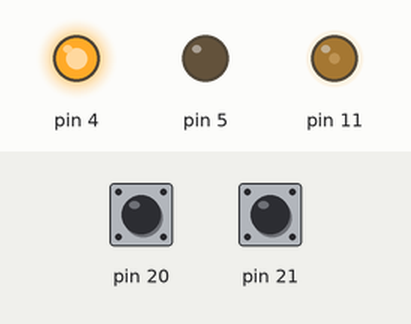
This program was run on a simulated Arduino Mega 2560, built with avr-gcc and run on an emulated ATmega2560. On the bench: output pins drawn as LEDs (lit = HIGH). The inputs (shaded band) are chosen by the test bench; at power-on: pin 21 HIGH, pin 20 HIGH. What the program prints to the serial monitor is not drawn.

Above: at 1.2 s.
1.3 s: pin 21 pulled LOW for 0.15 s
4.4 s: pin 20 pulled LOW for 0.15 s
7.5 s: pin 20 pulled LOW for 1 s
11.5 s: pin 20 pulsed LOW 5 times (0.12 s each, 0.3 s apart)
16.0 s: pin 20 pulled LOW for 1 s
20.0 s: pin 20 pulsed LOW 2 times (0.12 s each, 0.3 s apart)
At 26.3 s:
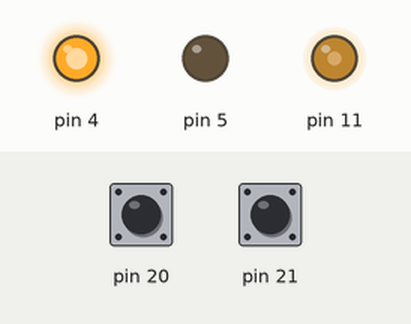
Timing chart, 0 to 37.7 s (numbered marks = the images above; inputs shaded):
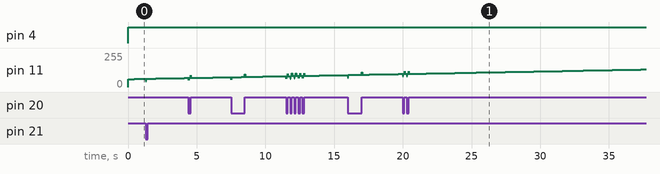

The program:

main.cpp
```cpp
#include <Arduino.h>

#include "Encoder.h"
#include "SimpleMotorControl.h"
#include "VelocityControl.h"


// Create a SimpleMotorControl object for a motor
// SimpleMotorControl motorFL(7, 8, 9);
// SimpleMotorControl motorRL(11, 4, 5);
// SimpleMotorControl motorFR(6, 2, 3);
// SimpleMotorControl motorRR(10, 13, 12);

unsigned long previousMillis = 0; // will store last time motor was updated
const long interval = 50;         // interval at which to run motor (milliseconds)


// Encoder encoder0(14, 15); // Assuming you're using pins 18 and 19 for the encoder
// Encoder encoder1(16, 17); // Assuming you're using pins 18 and 19 for the encoder
// Encoder encoder2(18, 19); // Assuming you're using pins 18 and 19 for the encoder
//Encoder encoder3(20, 21); // Assuming you're using pins 18 and 19 for the encoder

VelocityControl motorControl(20, 21, 11, 4, 5, 0.5); // RR


void setup()
{
  pinMode(22, INPUT);
  // analog read on pin A8
  pinMode(23, INPUT);
  Serial.begin(9600);


    //   // Set the desired velocity setpoint in counts/sec
    motorControl.setSetpoint(100);

    // Set the PID and feed-forward gains based on tuning
    motorControl.setKp(0.3);  // Proportional gain
    motorControl.setKi(0.0003); // Integral gain
    motorControl.setKd(0);  // Derivative gain
    motorControl.setKf(0.3);  // Feed-forward gain
}

void loop()
{


  motorControl.control();
  motorControl.printError();

}
```

Encoder.cpp
```cpp
#include "Encoder.h"

Encoder* Encoder::encoderPtr = nullptr;

Encoder::Encoder(int _pinA, int _pinB)
{
    pinA = _pinA;
    pinB = _pinB;
    counts = 0;
    lastPinAState = LOW;
    lastUpdateTime = 0;
    encoderPtr = this;  // Set the encoderPtr pointer to this object
    pinMode(pinA, INPUT_PULLUP);
    pinMode(pinB, INPUT_PULLUP);
    attachInterrupt(digitalPinToInterrupt(pinA), isrWrapper, CHANGE);
    attachInterrupt(digitalPinToInterrupt(pinB), isrWrapper, CHANGE);
}

void Encoder::isrWrapper() {
    if(encoderPtr) {
        encoderPtr->isr();
    }
}

void Encoder::isr() {
    int currentPinAState = digitalRead(pinA);
    int pinBState = digitalRead(pinB);

    unsigned long currentTime = micros();
    unsigned long timeDiff = currentTime - lastUpdateTime;

    // Determine rotation direction
    if (currentPinAState != lastPinAState) {
        if (pinBState != currentPinAState) {
            counts++;
        } else {
            counts--;
        }

        // Calculate velocity
        if (timeDiff > 0) {
            velocity = 1e6 / float(timeDiff);  // Convert time difference from microseconds to seconds
            if (pinBState == currentPinAState) {
                velocity = -velocity;  // Reverse direction
            }
        }

        lastUpdateTime = currentTime;
    }

    lastPinAState = currentPinAState;
}

long Encoder::getCounts() const {
    noInterrupts();  // Ensure counts is read atomically
    long retVal = counts;
    interrupts();
    return retVal;
}

float Encoder::getVelocity() const {
    noInterrupts();  // Ensure velocity is read atomically
    float retVal = velocity;
    interrupts();
    return retVal;
}

void Encoder::resetCounts() {
    noInterrupts();
    counts = 0;
    interrupts();
}

void Encoder::update() {
    unsigned long currentTime = micros();
    if (currentTime - lastUpdateTime > TIMEOUT) {
        velocity = 0.0;
    }
}
```

Encoder.h
```cpp
#ifndef ENCODER_H
#define ENCODER_H

#include <Arduino.h>

class Encoder
{
private:
    int pinA;
    int pinB;
    volatile long counts;
    volatile int lastPinAState;
    volatile unsigned long lastUpdateTime;
    volatile float velocity;
    static Encoder *encoderPtr; // Pointer to the encoderPtr of the Encoder class

    static const unsigned long TIMEOUT = 100000; // Timeout in microseconds, e.g., 100ms

    static void isrWrapper();
    void isr();


public:
    Encoder(int _pinA, int _pinB);

    long getCounts() const;
    float getVelocity() const;
    void resetCounts();


    void update(); // New method to update velocity based on timeout
};

#endif // ENCODER_H
```

SimpleMotorControl.cpp
```cpp
#include <Arduino.h>
#include "SimpleMotorControl.h"

SimpleMotorControl::SimpleMotorControl(int _pwmPin, int _in1Pin, int _in2Pin)
  : pwmPin(_pwmPin), in1Pin(_in1Pin), in2Pin(_in2Pin) {
  pinMode(pwmPin, OUTPUT);
  pinMode(in1Pin, OUTPUT);
  pinMode(in2Pin, OUTPUT);
}

void SimpleMotorControl::run(int pwmValue) {
  // Determine motor direction based on the sign of pwmValue
  if (pwmValue > 0) {
    digitalWrite(in1Pin, HIGH);
    digitalWrite(in2Pin, LOW);
  } else if (pwmValue < 0) {
    digitalWrite(in1Pin, LOW);
    digitalWrite(in2Pin, HIGH);
  } else {
    digitalWrite(in1Pin, LOW); // Can be set to HIGH as well to stop the motor
    digitalWrite(in2Pin, LOW); // Can be set to HIGH as well to stop the motor
  }

  // Set motor speed
  analogWrite(pwmPin, abs(pwmValue));
}
```

SimpleMotorControl.h
```cpp
#ifndef SimpleMotorControl_h
#define SimpleMotorControl_h

#include "Arduino.h"

class SimpleMotorControl {
  private:
    int pwmPin;
    int in1Pin;
    int in2Pin;

  public:
      SimpleMotorControl() {}   // Default constructor

    SimpleMotorControl(int _pwmPin, int _in1Pin, int _in2Pin);
    void run(int pwmValue);
};

#endif
```

VelocityControl.cpp
```cpp
#include "VelocityControl.h"

VelocityControl::VelocityControl(int encoderPinA, int encoderPinB, int motorPWMPin, int motorIn1Pin, int motorIn2Pin, float _kp)
    : encoder(encoderPinA, encoderPinB), motor(motorPWMPin, motorIn1Pin, motorIn2Pin)
{


    kp = _kp;
    setpoint = 0;
    previousError = 0;
    integral = 0;
    ki = 0;
    kd = 0;
    kf = 0;
    lastCount = 0;
    lastTimestamp = 0;

    for (int i = 0; i < BUFFER_SIZE; i++) {
        velocityBuffer[i] = 0.0;
    }
}

void VelocityControl::setSetpoint(int _setpoint)
{
    setpoint = _setpoint;
}

void VelocityControl::setKp(float _kp)
{
    kp = _kp;
}

void VelocityControl::setKi(float _ki)
{
    ki = _ki;
}

void VelocityControl::setKd(float _kd)
{
    kd = _kd;
}

void VelocityControl::setKf(float _kf)
{
    kf = _kf;
}

float VelocityControl::computeMovingAverage(float newVal) {
    // Add new value to the buffer
    velocityBuffer[bufferIndex] = newVal;
    bufferIndex = (bufferIndex + 1) % BUFFER_SIZE;  // Move index in a circular fashion

    // Compute average
    float sum = 0.0;
    for (int i = 0; i < BUFFER_SIZE; i++) {
        sum += velocityBuffer[i];
    }
    return sum / BUFFER_SIZE;
}


void VelocityControl::control()
{
    long currentCount = encoder.getCounts();
    unsigned long currentTimestamp = micros();

    // Calculate raw velocity
    float rawVelocity = (currentCount - lastCount) / float(currentTimestamp - lastTimestamp) * 1e6;

    // Apply moving average filter
    float actualVelocity = computeMovingAverage(rawVelocity);
    filteredVelocity = actualVelocity;

    // Serial.println(actualVelocity);

    float error = setpoint - rawVelocity;
    integral += error;  // Accumulate the error for the integral term
    float derivative = error - previousError;

    int pwmValue = kp * error + ki * integral + kd * derivative + kf * setpoint;

    // Clamp pwmValue to [-255, 255]
    if (pwmValue > 255)
    {
        pwmValue = 255;
    }
    else if (pwmValue < -255)
    {
        pwmValue = -255;
    }

    motor.run(pwmValue);

    previousError = error;  // Store current error for the next cycle
    lastCount = currentCount;  // Store current count for the next cycle
    lastTimestamp = currentTimestamp;  // Store current timestamp for the next cycle
}

void VelocityControl::printError()
{
    Serial.print("Error: ");
    Serial.println(setpoint - filteredVelocity);
}
```

VelocityControl.h
```cpp
#ifndef VELOCITYCONTROL_H
#define VELOCITYCONTROL_H

#include "Encoder.h"
#include "SimpleMotorControl.h"

class VelocityControl {
private:
    Encoder encoder;
    SimpleMotorControl motor;

    float kp, ki, kd, kf;  // Control gains
    int setpoint;
    float previousError;
    float integral;

    long lastCount;
    unsigned long lastTimestamp;

    static const int BUFFER_SIZE = 5;  // Size of the moving average buffer; adjust as necessary
    float velocityBuffer[BUFFER_SIZE];
    float filteredVelocity;
    int bufferIndex;

    float computeMovingAverage(float newVal);

public:
    VelocityControl(int encoderPinA, int encoderPinB, int motorPWMPin, int motorIn1Pin, int motorIn2Pin, float _kp);

    void setSetpoint(int _setpoint);
    void setKp(float _kp);
    void setKi(float _ki);
    void setKd(float _kd);
    void setKf(float _kf);
    void control();

    void printError();

};

#endif // VELOCITYCONTROL_H
```

motorControl.cpp
```cpp
#include <Arduino.h>

class MotorControl {
  private:
    int pwmPin;
    int dirPin;
    int maxVel;
    int maxAccel;
    volatile long encoderCounts;
    long targetPos;
    int currentVel;

    // PID and FF gains
    float Kp, Ki, Kd, Kff;
    float integralError;
    float prevError;

  public:
    MotorControl(int _pwmPin, int _dirPin, int _maxVel, int _maxAccel)
      : pwmPin(_pwmPin), dirPin(_dirPin), maxVel(_maxVel), maxAccel(_maxAccel),
        encoderCounts(0), targetPos(0), currentVel(0),
        Kp(0), Ki(0), Kd(0), Kff(0), integralError(0), prevError(0) {
      pinMode(pwmPin, OUTPUT);
      pinMode(dirPin, OUTPUT);
    }

    void setTargetPos(long pos) {
      targetPos = pos;
    }

    void updateEncoderCounts(int counts) {
      encoderCounts += counts;
    }

    void setGains(float _Kp, float _Ki, float _Kd, float _Kff) {
      Kp = _Kp;
      Ki = _Ki;
      Kd = _Kd;
      Kff = _Kff;
    }

    void run() {
      long error = targetPos - encoderCounts;
      integralError += error;
      float derivativeError = error - prevError;

      // Calculate control signal with PID and FF control
      currentVel = Kp * error + Ki * integralError + Kd * derivativeError + Kff * targetPos;

      // Clamp velocity to maximum limits
      currentVel = constrain(currentVel, -maxVel, maxVel);

      // Set motor direction
      digitalWrite(dirPin, currentVel >= 0 ? HIGH : LOW);

      // Set motor speed
      analogWrite(pwmPin, abs(currentVel));

      prevError = error; // Update previous error for next iteration
    }

    // Additional methods can be added as needed
};
```
